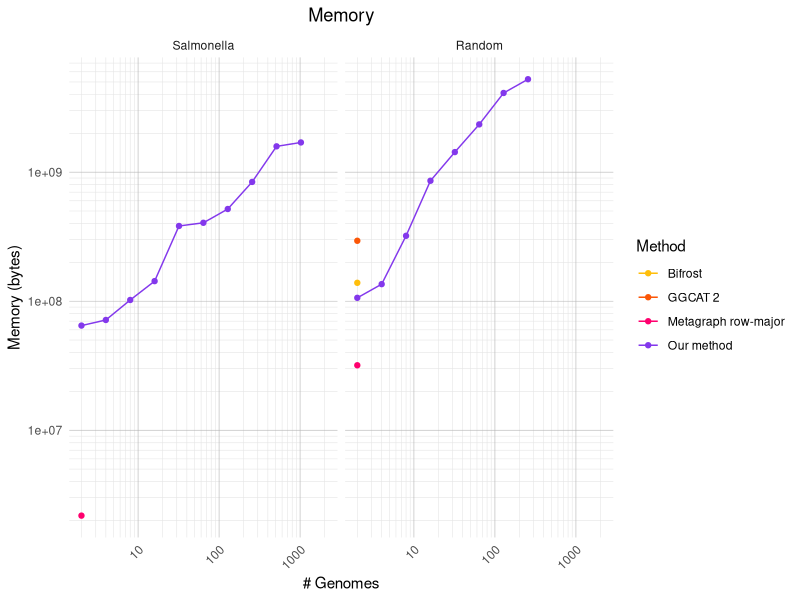
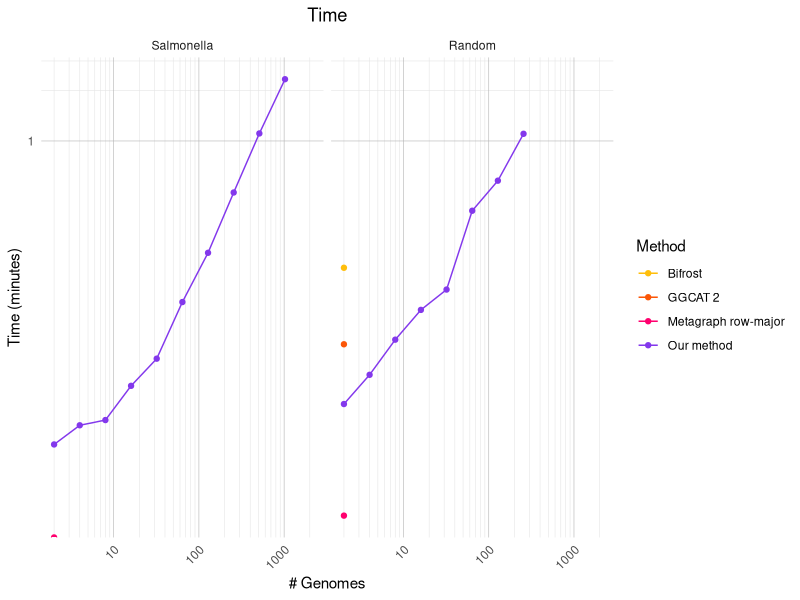
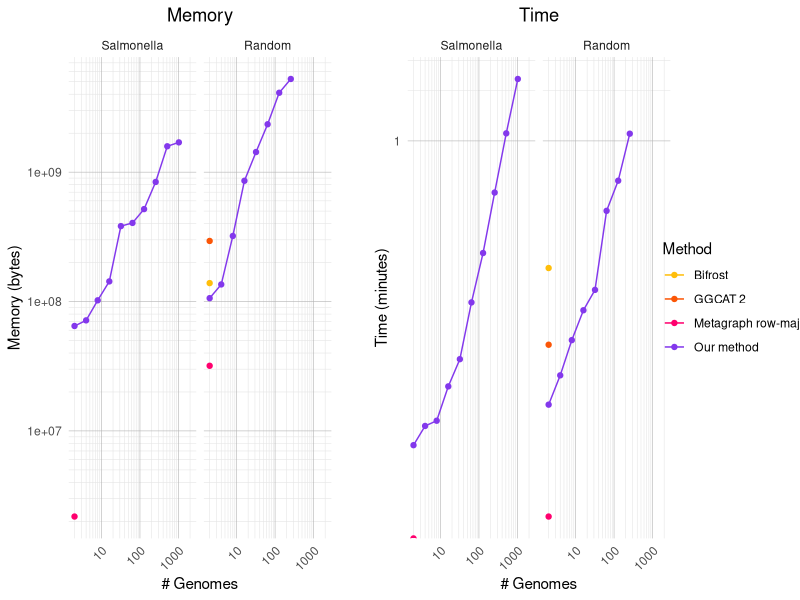
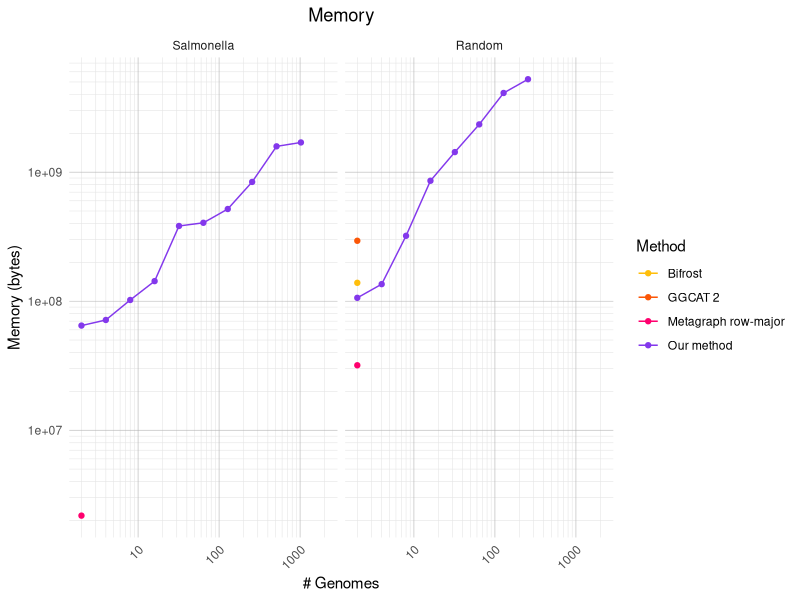
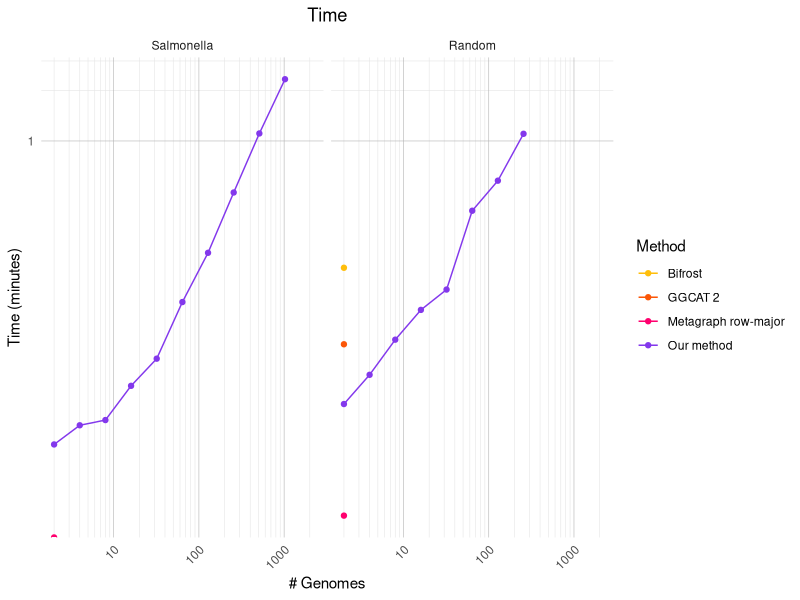
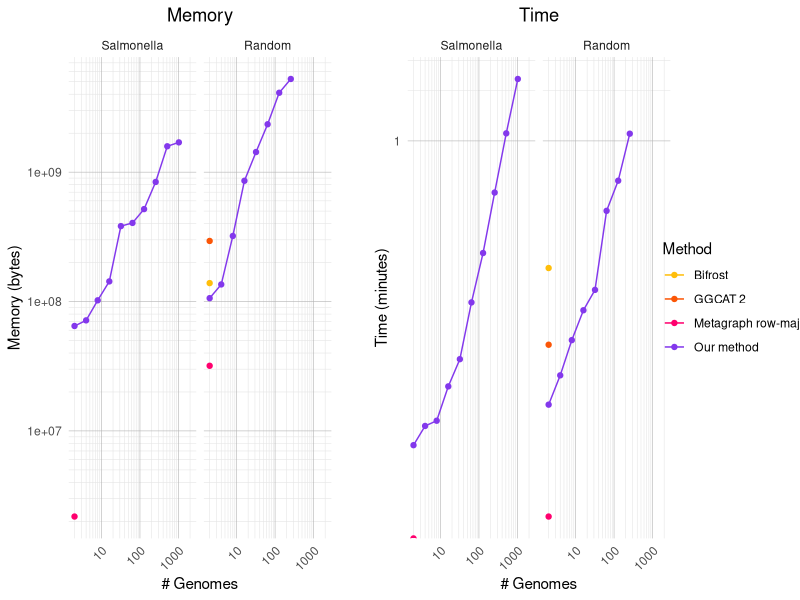

These charts were generated, in order, by the following R code:
library(ggplot2)
library(tidyr)
library(dplyr)
library(cowplot)

df = read.csv("results/table.tsv", sep = "\t", header = TRUE)
df$tool = as.factor(df$tool)
df$dataset = factor(df$dataset, levels = c("salmonella", "random"), labels = c("Salmonella", "Random"))
df$mem_bytes = as.numeric(df$mem_bytes)
df$time_seconds = as.numeric(df$time_seconds)
df$time_minutes = df$time_seconds / 60

shared_theme =   theme(
  panel.grid.major = element_line(color = "grey70", linewidth = 0.2),
  panel.grid.minor = element_line(color = "grey90", linewidth = 0.2),
  axis.text.x = element_text(angle = 45, hjust = 1),
  plot.title = element_text(hjust = 0.5)
)
shared_legend = scale_color_manual(
  values = c("bifrost" = "#ffbe0b", "ggcat" = "#fb5607", "metagraph_1gb_anno" = "#ff006e", "themisto" = "#8338ec", "themisto_to_disk" = "#3a86ff"),
  labels = c("bifrost" = "Bifrost",
             "ggcat" = "GGCAT 2",
             "metagraph_1gb_anno" = "Metagraph row-major",
             "themisto" = "Our method",
             "themisto_to_disk" = "Our method to disk"),
  name = "Method"
)

p_mem = ggplot(df) +
  geom_line(aes(x = n_genomes, y = mem_bytes, color = tool)) + 
  geom_point(aes(x = n_genomes, y = mem_bytes, color = tool)) + 
  facet_wrap(~dataset) +
  scale_x_log10(
    breaks = 10^(-1:5),
    minor_breaks = rep(1:9, times = 5) * 10^rep(-1:5, each = 9)
  ) +
  scale_y_log10(
    breaks = 10^(5:12),
    minor_breaks = rep(1:9, times = 3) * 10^rep(5:12, each = 9)
  ) +
  labs(
    x = "# Genomes",
    y = "Memory (bytes)",
    color = "Method",
    title = "Memory"
  ) +
  shared_legend + 
  theme_minimal() + shared_theme

print(p_mem)
ggsave("plots/mem.pdf")

p_time = ggplot(df) +
  geom_line(aes(x = n_genomes, y = time_minutes, color = tool)) + 
  geom_point(aes(x = n_genomes, y = time_minutes, color = tool)) + 
  facet_wrap(~dataset) +
  scale_x_log10(
    breaks = 10^(-1:5),
    minor_breaks = rep(1:9, times = 5) * 10^rep(-1:5, each = 9)
  ) +
  scale_y_log10(
    breaks = 10^(0:6),
    minor_breaks = rep(1:9, times = 3) * 10^rep(0:6, each = 9)
  ) +
  labs(
    x = "# Genomes",
    y = "Time (minutes)",
    color = "Method",
    title = "Time"
  ) +
  shared_legend + 
  theme_minimal() + shared_theme

print(p_time)
ggsave("plots/time.pdf")

leg <- get_legend(p_mem + theme(legend.position = "right"))
p1  <- p_mem  + theme(legend.position = "none")
p2  <- p_time + theme(legend.position = "none")

p_both = plot_grid(
  plot_grid(p1, p2, nrow = 1, align = "hv", axis = "tblr"),
  leg,
  nrow = 1,
  rel_widths = c(1, 0.18)
)

print(p_both)
ggsave("plots/mem_and_time.pdf", width = 10, height=4)
